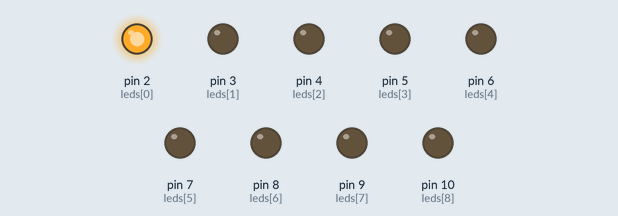
Simulated run of this sketch. Board: Arduino Uno, built with avr-gcc and run on an emulated ATmega328P. Shown: output pins drawn as LEDs (lit = HIGH).

Above: at 0.05 s.
At 0.45 s:
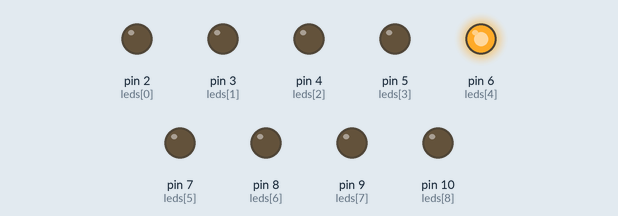
At 0.85 s:
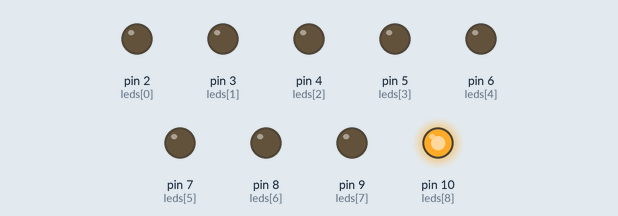
At 1.75 s:
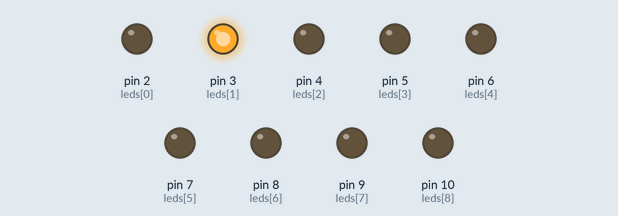
At 2.65 s:
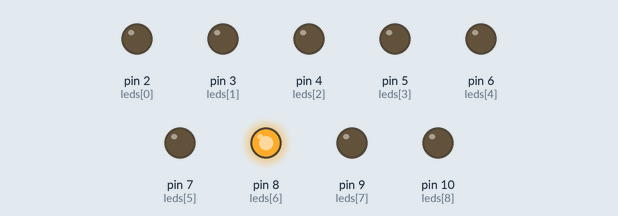
At 3.55 s:
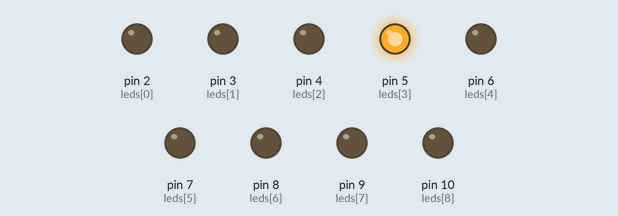
Timing chart, 0 to 3.9 s (numbered marks = the images above):
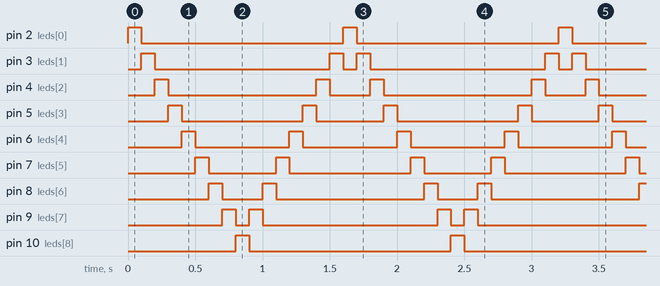

Measured:
- by itself, pin 2 (leds[0]), pin 10 (leds[8]): alternates HIGH for 0.10 s and LOW for 1.5 s
- by itself, pin 3 (leds[1]): repeats every 1.6 s: LOW 1.3 s, HIGH 0.10 s, LOW 0.10 s, HIGH 0.10 s
- by itself, pin 4 (leds[2]): repeats every 1.6 s: LOW 1.1 s, HIGH 0.10 s, LOW 0.30 s, HIGH 0.10 s
- by itself, pin 5 (leds[3]): repeats every 1.6 s: LOW 0.90 s, HIGH 0.10 s, LOW 0.50 s, HIGH 0.10 s
- by itself, pin 6 (leds[4]): alternates HIGH for 0.10 s and LOW for 0.70 s
- by itself, pin 7 (leds[5]): repeats every 1.6 s: LOW 0.50 s, HIGH 0.10 s, LOW 0.90 s, HIGH 0.10 s
- by itself, pin 8 (leds[6]): repeats every 1.6 s: LOW 0.30 s, HIGH 0.10 s, LOW 1.1 s, HIGH 0.10 s
- by itself, pin 9 (leds[7]): repeats every 1.6 s: LOW 0.10 s, HIGH 0.10 s, LOW 1.3 s, HIGH 0.10 s

The sketch:

night_rider_while.ino
```cpp
int leds[] = {2,3,4,5,6,7,8,9,10};

void setup() {
  for (int i=0; i<9; i++) {
    pinMode(leds[i], OUTPUT);
  }
}

void loop() {
  int i;
  while (i<8) {
   digitalWrite(leds[i], HIGH);
   delay(100);
   digitalWrite(leds[i], LOW);
   i++;
  }
  while (i>0) {
   digitalWrite(leds[i], HIGH);
   delay(100);
   digitalWrite(leds[i], LOW);
   i--;
  }
}
```
